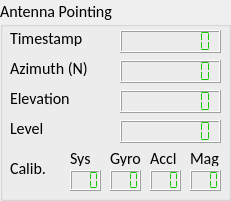
   <widget class="QGroupBox" name="groupBox_4">
    <property name="geometry">
     <rect>
      <x>730</x>
      <y>0</y>
      <width>231</width>
      <height>201</height>
     </rect>
    </property>
    <property name="font">
     <font>
      <family>Calibri</family>
      <pointsize>12</pointsize>
     </font>
    </property>
    <property name="title">
     <string>Antenna Pointing</string>
    </property>
    <widget class="QLabel" name="label_21">
     <property name="geometry">
      <rect>
       <x>10</x>
       <y>30</y>
       <width>81</width>
       <height>16</height>
      </rect>
     </property>
     <property name="text">
      <string>Timestamp</string>
     </property>
    </widget>
    <widget class="QLCDNumber" name="lcd_sttnPointingTimestamp">
     <property name="geometry">
      <rect>
       <x>120</x>
       <y>30</y>
       <width>101</width>
       <height>23</height>
      </rect>
     </property>
     <property name="font">
      <font>
       <family>MS Shell Dlg 2</family>
       <pointsize>8</pointsize>
       <weight>9</weight>
       <italic>false</italic>
       <bold>false</bold>
      </font>
     </property>
     <property name="styleSheet">
      <string notr="true">QLCDNumber{
	font: 75 8pt &quot;MS Shell Dlg 2&quot;;
    color: rgb(20, 200, 2);    
    background-color: rgb2(0, 0, 0);
}</string>
     </property>
     <property name="numDigits">
      <number>8</number>
     </property>
     <property name="segmentStyle">
      <enum>QLCDNumber::Flat</enum>
     </property>
    </widget>
    <widget class="QLabel" name="label_22">
     <property name="geometry">
      <rect>
       <x>10</x>
       <y>60</y>
       <width>81</width>
       <height>16</height>
      </rect>
     </property>
     <property name="text">
      <string>Azimuth (N)</string>
     </property>
    </widget>
    <widget class="QLabel" name="label_23">
     <property name="geometry">
      <rect>
       <x>10</x>
       <y>90</y>
       <width>81</width>
       <height>16</height>
      </rect>
     </property>
     <property name="text">
      <string>Elevation</string>
     </property>
    </widget>
    <widget class="QLCDNumber" name="lcd_sttnBearing">
     <property name="geometry">
      <rect>
       <x>120</x>
       <y>60</y>
       <width>101</width>
       <height>23</height>
      </rect>
     </property>
     <property name="font">
      <font>
       <family>MS Shell Dlg 2</family>
       <pointsize>8</pointsize>
       <weight>9</weight>
       <italic>false</italic>
       <bold>false</bold>
      </font>
     </property>
     <property name="styleSheet">
      <string notr="true">QLCDNumber{
	font: 75 8pt &quot;MS Shell Dlg 2&quot;;
    color: rgb(20, 200, 2);    
    background-color: rgb2(0, 0, 0);
}</string>
     </property>
     <property name="numDigits">
      <number>8</number>
     </property>
     <property name="segmentStyle">
      <enum>QLCDNumber::Flat</enum>
     </property>
    </widget>
    <widget class="QLCDNumber" name="lcd_sttnElevation">
     <property name="geometry">
      <rect>
       <x>120</x>
       <y>90</y>
       <width>101</width>
       <height>23</height>
      </rect>
     </property>
     <property name="font">
      <font>
       <family>MS Shell Dlg 2</family>
       <pointsize>8</pointsize>
       <weight>9</weight>
       <italic>false</italic>
       <bold>false</bold>
      </font>
     </property>
     <property name="styleSheet">
      <string notr="true">QLCDNumber{
	font: 75 8pt &quot;MS Shell Dlg 2&quot;;
    color: rgb(20, 200, 2);    
    background-color: rgb2(0, 0, 0);
}</string>
     </property>
     <property name="digitCount">
      <number>8</number>
     </property>
     <property name="segmentStyle">
      <enum>QLCDNumber::Flat</enum>
     </property>
    </widget>
    <widget class="QLCDNumber" name="lcd_sttnLevel">
     <property name="geometry">
      <rect>
       <x>120</x>
       <y>120</y>
       <width>101</width>
       <height>23</height>
      </rect>
     </property>
     <property name="font">
      <font>
       <family>MS Shell Dlg 2</family>
       <pointsize>8</pointsize>
       <weight>9</weight>
       <italic>false</italic>
       <bold>false</bold>
      </font>
     </property>
     <property name="styleSheet">
      <string notr="true">QLCDNumber{
	font: 75 8pt &quot;MS Shell Dlg 2&quot;;
    color: rgb(20, 200, 2);    
    background-color: rgb2(0, 0, 0);
}</string>
     </property>
     <property name="digitCount">
      <number>8</number>
     </property>
     <property name="segmentStyle">
      <enum>QLCDNumber::Flat</enum>
     </property>
    </widget>
    <widget class="QLabel" name="label_31">
     <property name="geometry">
      <rect>
       <x>10</x>
       <y>120</y>
       <width>81</width>
       <height>16</height>
      </rect>
     </property>
     <property name="text">
      <string>Level</string>
     </property>
    </widget>
    <widget class="QLCDNumber" name="lcd_sttnSysCalibration">
     <property name="geometry">
      <rect>
       <x>70</x>
       <y>170</y>
       <width>31</width>
       <height>21</height>
      </rect>
     </property>
     <property name="font">
      <font>
       <family>MS Shell Dlg 2</family>
       <pointsize>8</pointsize>
       <weight>9</weight>
       <italic>false</italic>
       <bold>false</bold>
      </font>
     </property>
     <property name="styleSheet">
      <string notr="true">QLCDNumber{
	font: 75 8pt &quot;MS Shell Dlg 2&quot;;
    color: rgb(20, 200, 2);    
    background-color: rgb2(0, 0, 0);
}</string>
     </property>
     <property name="digitCount">
      <number>3</number>
     </property>
     <property name="segmentStyle">
      <enum>QLCDNumber::Flat</enum>
     </property>
    </widget>
    <widget class="QLCDNumber" name="lcd_sttnGyroCalibration">
     <property name="geometry">
      <rect>
       <x>110</x>
       <y>170</y>
       <width>31</width>
       <height>21</height>
      </rect>
     </property>
     <property name="font">
      <font>
       <family>MS Shell Dlg 2</family>
       <pointsize>8</pointsize>
       <weight>9</weight>
       <italic>false</italic>
       <bold>false</bold>
      </font>
     </property>
     <property name="styleSheet">
      <string notr="true">QLCDNumber{
	font: 75 8pt &quot;MS Shell Dlg 2&quot;;
    color: rgb(20, 200, 2);    
    background-color: rgb2(0, 0, 0);
}</string>
     </property>
     <property name="digitCount">
      <number>3</number>
     </property>
     <property name="segmentStyle">
      <enum>QLCDNumber::Flat</enum>
     </property>
    </widget>
    <widget class="QLCDNumber" name="lcd_sttnAcclCalibration">
     <property name="geometry">
      <rect>
       <x>150</x>
       <y>170</y>
       <width>31</width>
       <height>21</height>
      </rect>
     </property>
     <property name="font">
      <font>
       <family>MS Shell Dlg 2</family>
       <pointsize>8</pointsize>
       <weight>9</weight>
       <italic>false</italic>
       <bold>false</bold>
      </font>
     </property>
     <property name="styleSheet">
      <string notr="true">QLCDNumber{
	font: 75 8pt &quot;MS Shell Dlg 2&quot;;
    color: rgb(20, 200, 2);    
    background-color: rgb2(0, 0, 0);
}</string>
     </property>
     <property name="digitCount">
      <number>3</number>
     </property>
     <property name="segmentStyle">
      <enum>QLCDNumber::Flat</enum>
     </property>
    </widget>
    <widget class="QLCDNumber" name="lcd_sttnMagCalibration">
     <property name="geometry">
      <rect>
       <x>190</x>
       <y>170</y>
       <width>31</width>
       <height>21</height>
      </rect>
     </property>
     <property name="font">
      <font>
       <family>MS Shell Dlg 2</family>
       <pointsize>8</pointsize>
       <weight>9</weight>
       <italic>false</italic>
       <bold>false</bold>
      </font>
     </property>
     <property name="styleSheet">
      <string notr="true">QLCDNumber{
	font: 75 8pt &quot;MS Shell Dlg 2&quot;;
    color: rgb(20, 200, 2);    
    background-color: rgb2(0, 0, 0);
}</string>
     </property>
     <property name="digitCount">
      <number>3</number>
     </property>
     <property name="segmentStyle">
      <enum>QLCDNumber::Flat</enum>
     </property>
    </widget>
    <widget class="QLabel" name="lbl_comPort_7">
     <property name="geometry">
      <rect>
       <x>70</x>
       <y>150</y>
       <width>21</width>
       <height>16</height>
      </rect>
     </property>
     <property name="text">
      <string>Sys</string>
     </property>
    </widget>
    <widget class="QLabel" name="lbl_comPort_8">
     <property name="geometry">
      <rect>
       <x>110</x>
       <y>150</y>
       <width>31</width>
       <height>16</height>
      </rect>
     </property>
     <property name="text">
      <string>Gyro</string>
     </property>
    </widget>
    <widget class="QLabel" name="lbl_comPort_9">
     <property name="geometry">
      <rect>
       <x>150</x>
       <y>150</y>
       <width>31</width>
       <height>16</height>
      </rect>
     </property>
     <property name="text">
      <string>Accl</string>
     </property>
    </widget>
    <widget class="QLabel" name="lbl_comPort_10">
     <property name="geometry">
      <rect>
       <x>190</x>
       <y>150</y>
       <width>31</width>
       <height>16</height>
      </rect>
     </property>
     <property name="text">
      <string>Mag</string>
     </property>
    </widget>
    <widget class="QLabel" name="label_35">
     <property name="geometry">
      <rect>
       <x>10</x>
       <y>160</y>
       <width>41</width>
       <height>16</height>
      </rect>
     </property>
     <property name="text">
      <string>Calib.</string>
     </property>
    </widget>
   </widget>
